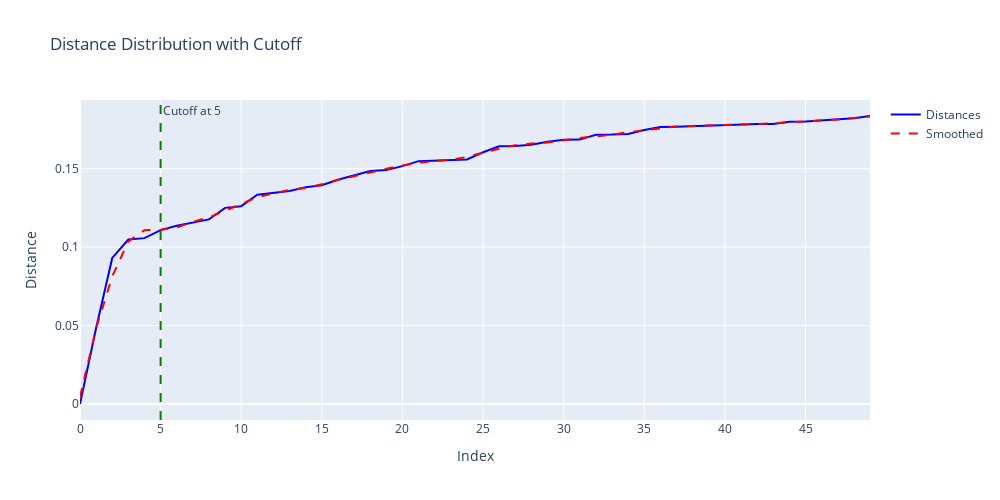

Write notebook code for a chart like this one.
### Code cell
import numpy as np
from scipy.signal import savgol_filter

def find_distance_cutoff(distances, window=7, poly=2, base_std_multiplier=2.0, min_points=5):
    """Find cutoff point where distances start deviating significantly from the local trend.

    Args:
        distances: List of distances from nearest neighbor search
        window: Window size for smoothing (must be odd)
        poly: Polynomial order for smoothing
        base_std_multiplier: How many standard deviations to use for threshold
        min_points: Minimum number of points to return

    Returns:
        index: Cutoff index
    """
    distances = np.array(distances)
    
    # First smooth the distances to reduce noise
    smoothed = savgol_filter(distances, window, poly)
    
    # Calculate rolling statistics
    rolling_mean = [np.mean(smoothed[max(0, i-window):i+1]) 
                   for i in range(len(smoothed))]
    rolling_std = [np.std(smoothed[max(0, i-window):i+1])
                  for i in range(len(smoothed))]
    
    # Get baseline statistics from first few points
    base_mean = np.mean(smoothed[:min_points])
    base_std = np.std(smoothed[:min_points])
    
    # Find where distance exceeds mean + std threshold
    threshold = base_mean + (base_std * base_std_multiplier)

    # Look for consistent deviation
    cutoff_candidates = []
    for i in range(min_points, len(smoothed)):
        # Check if point and next few points exceed threshold
        if (smoothed[i] > threshold and
            smoothed[i] > rolling_mean[i] + rolling_std[i] * base_std_multiplier):
            cutoff_candidates.append(i)
            if len(cutoff_candidates) >= 3:  # Require multiple points above threshold
                return cutoff_candidates[0]
    
    # If no clear cutoff found, return minimum valid size
    return min_points

# Get distances from your results
distances = [dist for _, dist in results]
cutoff_idx = find_distance_cutoff(distances)

# Plot results
print(f"Suggested cutoff at index {cutoff_idx} (distance: {distances[cutoff_idx]:.4f})")

fig = go.Figure()

# Original distances
fig.add_trace(go.Scatter(
    x=list(range(len(distances))),
    y=distances,
    name='Distances',
    line=dict(color='blue')
))

# Add smoothed trace
smoothed = savgol_filter(distances, 7, 2)
fig.add_trace(go.Scatter(
    x=list(range(len(smoothed))),
    y=smoothed,
    name='Smoothed',
    line=dict(color='red', dash='dash')
))

# Highlight cutoff
fig.add_vline(
    x=cutoff_idx,
    line_dash="dash",
    line_color="green",
    annotation_text=f"Cutoff at {cutoff_idx}"
)

fig.update_layout(
    title='Distance Distribution with Cutoff',
    xaxis_title='Index',
    yaxis_title='Distance',
    width=1000,
    height=500,
    showlegend=True
)

fig.show()

# Show all images, with cutoff ones in red
html = ['<div style="display: flex; flex-wrap: wrap; gap: 10px;">']

for i, (hash_val, dist) in enumerate(results):
    source = get_hash_source(hash_val)
    if source is None:
        continue

    img_html = get_image_html(source)
    # Add red text and ❌ for items after cutoff
    text_color = 'color: red;' if i >= cutoff_idx else ''
    cutoff_marker = '❌ ' if i >= cutoff_idx else ''
    item_html = f"""
    <div style='text-align: center; border: 1px solid #ddd; padding: 5px;'>
        {img_html}
        <br>
        <small style='{text_color}'>{cutoff_marker}Index: {i}</small><br>
        <small style='{text_color}'>Distance: {dist:.4f}</small><br>
        <small style='{text_color}'>Hash: {hash_val}</small>
        <small style='{text_color}'>{'(Localization)' if source['type'] == 'localization' else ''}</small>
    </div>
    """
    html.append(item_html)

html.append('</div>')
display(HTML(''.join(html)))

### Figure 1 — Plotly figure (JSON) as saved in the notebook; plotly's stock layout.template omitted (floating-point values rounded to 4 significant figures)
{"data": [{"line": {"color": "blue"}, "name": "Distances", "type": "scatter", "x": [0, 1, 2, 3, 4, 5, 6, 7, 8, 9, 10, 11, 12, 13, 14, 15, 16, 17, 18, 19, 20, 21, 22, 23, 24, 25, 26, 27, 28, 29, 30, 31, 32, 33, 34, 35, 36, 37, 38, 39, 40, 41, 42, 43, 44, 45, 46, 47, 48, 49], "y": [0, 0.0485, 0.0931, 0.1048, 0.1057, 0.1109, 0.1136, 0.1154, 0.1177, 0.125, 0.1261, 0.1334, 0.1344, 0.1358, 0.1382, 0.1394, 0.1429, 0.1455, 0.1485, 0.1491, 0.1516, 0.1548, 0.1551, 0.1556, 0.1559, 0.1605, 0.1643, 0.1645, 0.1652, 0.1672, 0.1685, 0.1685, 0.1716, 0.1718, 0.1722, 0.1747, 0.1766, 0.1768, 0.1772, 0.1774, 0.1779, 0.1782, 0.1785, 0.1785, 0.18, 0.1801, 0.1807, 0.1811, 0.1821, 0.1836]}, {"line": {"color": "red", "dash": "dash"}, "name": "Smoothed", "type": "scatter", "x": [0, 1, 2, 3, 4, 5, 6, 7, 8, 9, 10, 11, 12, 13, 14, 15, 16, 17, 18, 19, 20, 21, 22, 23, 24, 25, 26, 27, 28, 29, 30, 31, 32, 33, 34, 35, 36, 37, 38, 39, 40, 41, 42, 43, 44, 45, 46, 47, 48, 49], "y": [0.004485, 0.04822, 0.08129, 0.1037, 0.1108, 0.111, 0.1125, 0.1162, 0.1189, 0.1233, 0.128, 0.1318, 0.1343, 0.1365, 0.1378, 0.14, 0.1429, 0.1454, 0.1478, 0.15, 0.1521, 0.1538, 0.1549, 0.1557, 0.1575, 0.1602, 0.1627, 0.1649, 0.166, 0.1667, 0.1682, 0.1696, 0.1706, 0.1717, 0.1732, 0.1745, 0.1759, 0.177, 0.1773, 0.1775, 0.1779, 0.1781, 0.1785, 0.179, 0.1796, 0.1801, 0.1807, 0.1814, 0.1823, 0.1833]}], "layout": {"annotations": [{"showarrow": false, "text": "Cutoff at 5", "x": 5, "xanchor": "left", "xref": "x", "y": 1, "yanchor": "top", "yref": "y domain"}], "height": 500, "shapes": [{"line": {"color": "green", "dash": "dash"}, "type": "line", "x0": 5, "x1": 5, "xref": "x", "y0": 0, "y1": 1, "yref": "y domain"}], "showlegend": true, "title": {"text": "Distance Distribution with Cutoff"}, "width": 1000, "xaxis": {"title": {"text": "Index"}}, "yaxis": {"title": {"text": "Distance"}}}}
